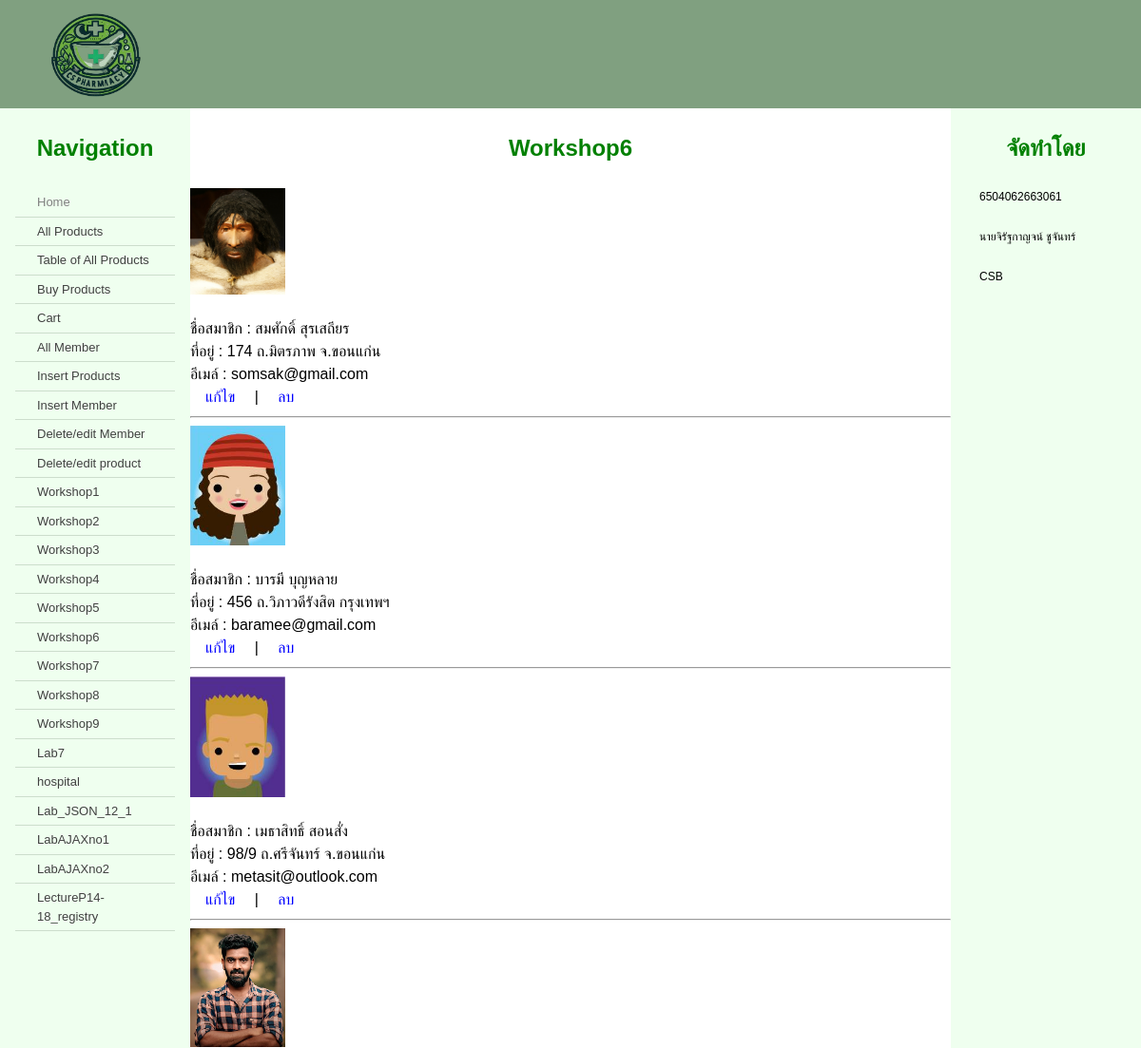
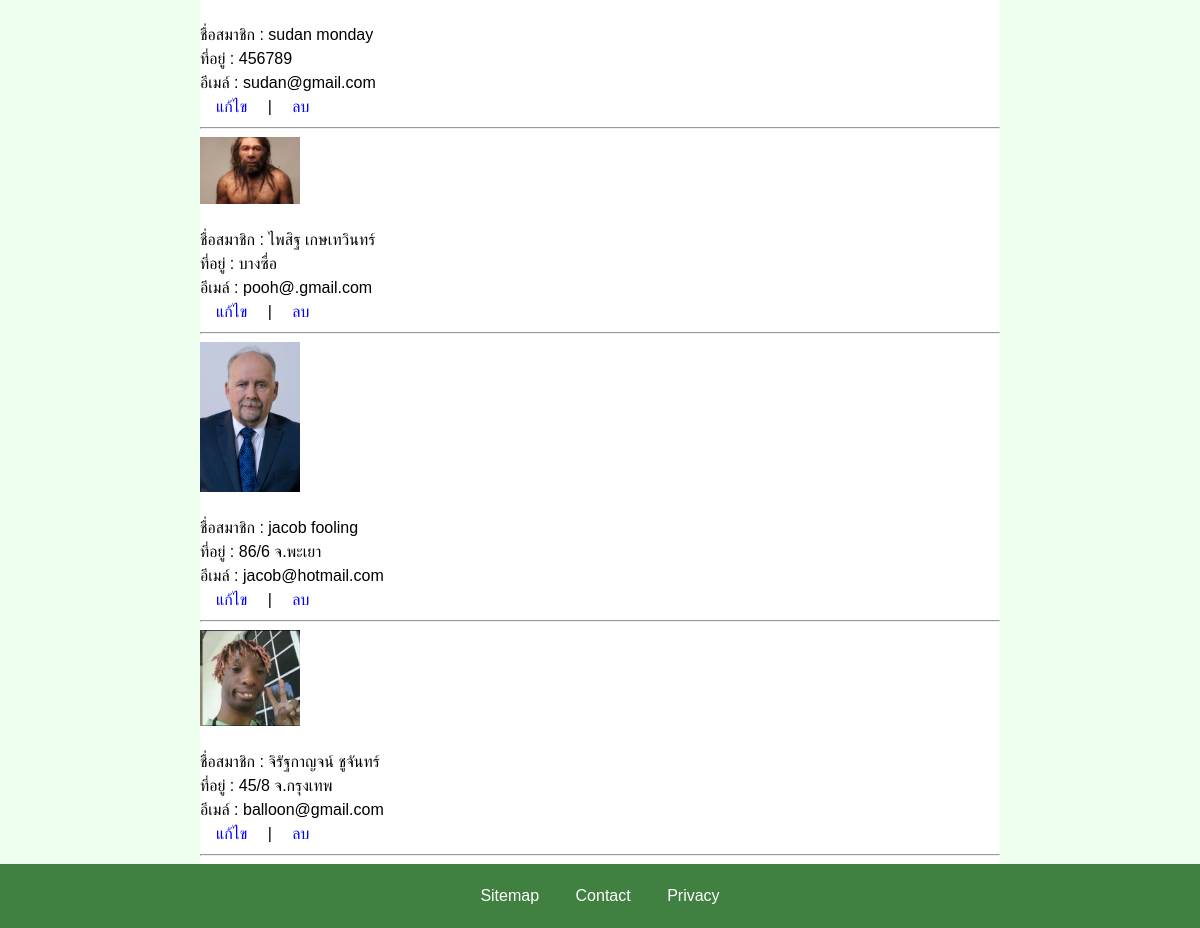
The page /csshop/workshop/ws6.php on the database its author committed (2 pictures, top to bottom).
### tables this page shows
CREATE TABLE `member` (
  `username` varchar(15) NOT NULL,
  `password` varchar(15) NOT NULL,
  `name` varchar(100) NOT NULL,
  `address` varchar(255) NOT NULL,
  `mobile` varchar(30) NOT NULL,
  `email` varchar(30) DEFAULT NULL,
  `type` varchar(10) NOT NULL
);

### csshop/workshop/ws6.php (the view, shortened to what this page needs)
<?php include "../connect.php" ?>
<!doctype html>
<html lang="en">
  <head>
    <link href="../mcss.css" rel="stylesheet" type="text/css" />
  </head>
  <body>
    <header>
      <div class="logo">
        <img src="../cslogo.png" width="200" alt="Site Logo">
      </div>
    </header>
    <main>
      <article>
        <h1>Workshop6</h1>
        <?php
    $stmt = $pdo->prepare("SELECT * FROM member");
    $stmt->execute();
    while ($row = $stmt->fetch()) {
        echo "<div>";
        echo "<img src='../memphoto/" . $row["username"] . ".jpg' width=100> <br>" ;
        echo "ชื่อสมาชิก : " . $row ["name"] . "<br>";
        echo "ที่อยู่ : " . $row ["address"] . "<br>";
        echo "อีเมล์ : " . $row ["email"] . "<br>";
        echo "<a href='#'>แก้ไข</a> | ";
        echo "<a href='#' onclick='confirmDelete2(\"" . $row["username"] . "\")'>ลบ</a>";
        echo "</div>\n";
        echo "<hr>\n";
    }
?>
      </article>
      <nav id="menu">
        <h2>Navigation</h2>
        <ul class="menu">
        <li class="dead"><a href="../index.php">Home</a></li>
          <li><a href="../product_php/display_products.php">All Products</a></li>
          <li><a href="../product_php/table_product.php">Table of All Products</a></li>
          <li><a href="../cart/store.php">Buy Products</a></li>
          <li><a href="../cart/cart.php">Cart</a></li>
          <li><a href="../member_php/member.php">All Member</a></li>
          <li><a href="../insert_product.php">Insert Products</a></li>
          <li><a href="../insert_member.php">Insert Member</a></li>
          <li><a href="../member_php/edit_member.php">Delete/edit Member</a></li>
          <li><a href="../product_php/edit_product.php">Delete/edit product</a></li>
          <li><a href="./ws1.php">Workshop1</a></li>
          <li><a href="./ws2.php">Workshop2</a></li>
          <li><a href="./ws3.php">Workshop3</a></li>
          <li><a href="./ws4.php">Workshop4</a></li>
          <li><a href="./ws5.php">Workshop5</a></li>
          <li><a href="./ws6.php">Workshop6</a></li>
          <li><a href="./ws7.php">Workshop7</a></li>
          <li><a href="./ws8.php">Workshop8</a></li>
          <li><a href="./ws9.php">Workshop9</a></li>
          <li><a href="../lab7.php">Lab7</a></li>
          <li><a href="../labAjax_json/json/hospital.html">hospital</a></li>
          <li><a href="../labAjax_json/json//Lab_JSON_12_1.html">Lab_JSON_12_1</a></li>
          <li><a href="../labAjax_json/AJAX/LabAJAXno1/ws1.html">LabAJAXno1</a></li>
          <li><a href="../labAjax_json/AJAX/LabAJAXno2/search.html">LabAJAXno2</a></li>
          <li><a href="../labAjax_json/AJAX/LectureP14-18_registry/registry.html">LectureP14-18_registry</a></li>
        </ul>
      </nav>
      <aside>
      <h2>จัดทำโดย</h2>
      <p>6504062663061</p>
      <p>นายจิรัฐกาญจน์ ชูจันทร์</p>
      <p>CSB</p>
    </aside>
    </main>
    <footer>
      <a href="#">Sitemap</a>
      <a href="#">Contact</a>
      <a href="#">Privacy</a>
    </footer>
  </body>
</html>

### csshop/mcss.css (style rules this page uses)
html { overflow-y: auto; background: #408040; }
body { margin: 0; font-family: sans-serif; line-height: 1.5; }
header { display: flex; justify-content: space-between; background: #80a080; }
main { display: flex; }
nav { order: 1; width: 200px; background: #efffef; }
article { order: 2; flex:1; overflow: auto; min-height: 480px; background: #ffffff; }
aside { order: 3; width: 200px; background: #efffef; }
aside p { font-size: 75%; }
footer { text-align: center; padding: 20px 0; background: #408040; }
h1, h2 { color: #008000; margin: 1em 0; text-align: center; }
p { margin: 2em 15%; }
img { display: block; }
ul.menu { padding: 0 1em; margin: 0; }
ul.menu li { padding: 5px 10px; border-bottom: solid 1px #ccddcc; font-size: small; list-style: none; }
a { text-decoration: none; margin: 0 1em; color: #ffffff; }
ul.menu li a { display: block; }
ul.menu li a { color: #404040; }
ul.menu li.dead a { color: #808080; }

### csshop/workshop/ws6.php (style rules this page uses)
article a { color: blue; }

### rows shown on the page
member: username (picture), name "สมศักดิ์ สุรเสถียร", address "174 ถ.มิตรภาพ จ.ขอนแก่น", email "somsak@gmail.com"
member: username (picture), name "บารมี บุญหลาย", address "456 ถ.วิภาวดีรังสิต กรุงเทพฯ", email "baramee@gmail.com"
member: username (picture), name "เมธาสิทธิ์ สอนสั่ง", address "98/9 ถ.ศรีจันทร์ จ.ขอนแก่น", email "metasit@outlook.com"
member: username (picture), name "sudan monday", address "456789", email "sudan@gmail.com"
member: username (picture), name "ไพสิฐ เกษเทวินทร์", address "บางซื่อ", email "pooh@.gmail.com"
member: username (picture), name "jacob fooling", address "86/6 จ.พะเยา", email "jacob@hotmail.com"
member: username (picture), name "จิรัฐกาญจน์ ชูจันทร์", address "45/8 จ.กรุงเทพ", email "balloon@gmail.com"
